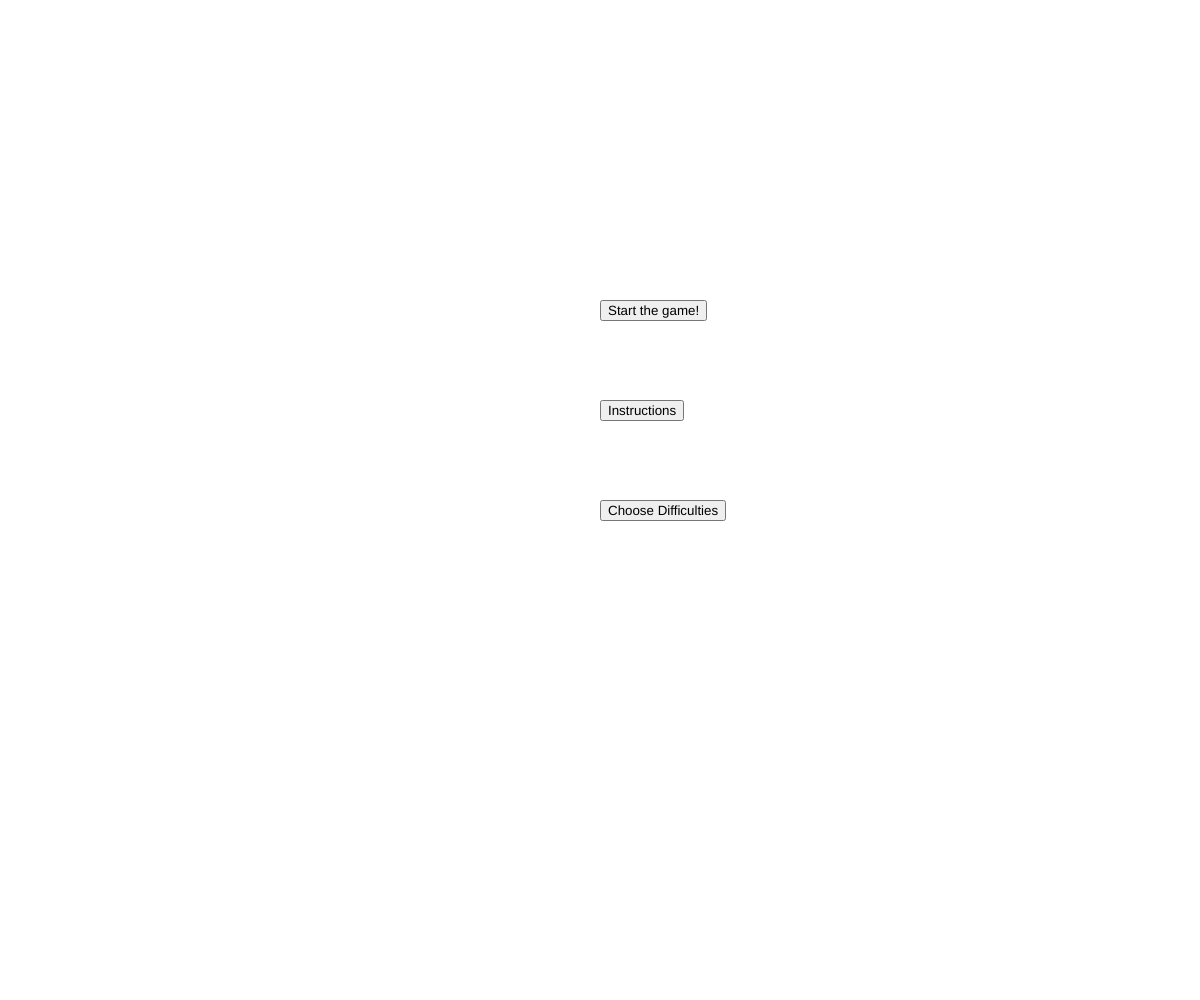
Frame 1 (no input)
Frame 60 (no input): identical to frame 1, image omitted
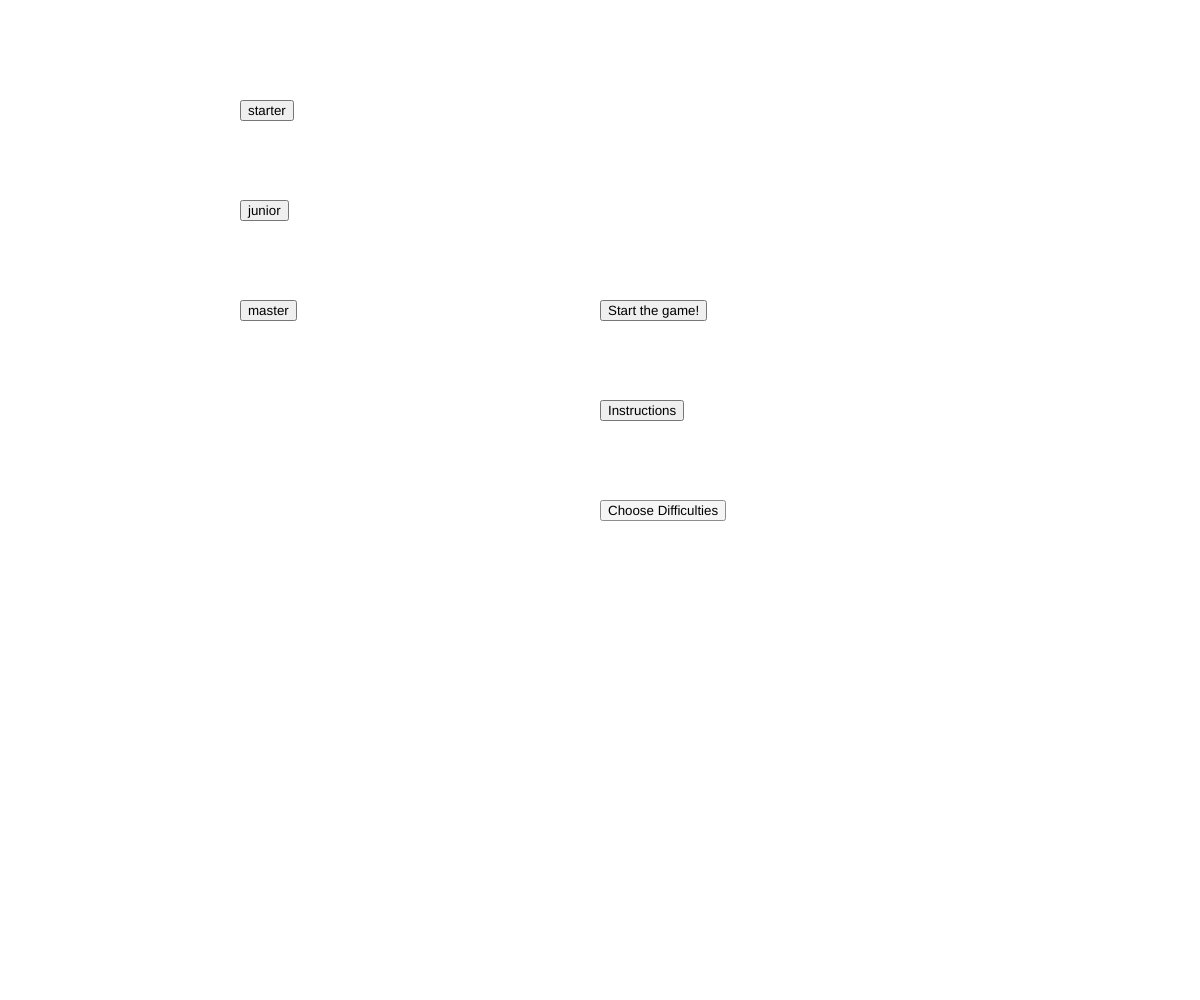
Frame 120 (the mouse pressed at the canvas centre since frame 60)

The p5.js sketch that drew these frames (run headless with seeded random() and noise() and a simulated clock; from frame 60 on, the mouse is pressed at the canvas centre):

// p5.js sketch
// ── sketch.js
var score = 0;
var lastSwing = 0;
var size_of_heart=100;
var offset_x = 75;
var flag = true;
var lives=["life","life","life"];
var Game_Start = false;
var word;
var MisrepresentList = [];
var DifficultiesLevel;
const GoodWorods = ["Committed",
    "Flexible ",
    "Engaged",
    "Reliable",
    "Responsible",
    "Actively listen",
    "Respectful",
    "Helpful",
    "Cooperated",
    "Problem solvers",
    "Willing To Learn",
    "Knowledgeable",
    "Positive attitude",
    "Selfcontrol",
    "Sense of justice"
]

const NegtiveWords = ["Domination",
    "Selfish",
    "Ego",
    "Stressful",
    "Refuse feedback",
    "Micromanage",
    "Unethical",
    "Biased",
    "Blame",
    "Inconsistency",
    "Inconsideration",
    "Apathy",
    "Rudeness",
    "Aimless",
    "Low Tolerance"
]


function setup() {
    createCanvas(windowWidth, windowHeight);
    noStroke();
    // textSize(width*0.09);
    // noLoop();
    smooth();
    InitialGame();
}

function InitialGame(){
    // GamepadButton(100,200);
    start_button = createButton('Start the game!');
    start_button.position(windowWidth/2,windowHeight/2-200);
    start_button.mousePressed(changeTostart);
    
    describe_button = createButton('Instructions');
    describe_button.position(windowWidth/2,windowHeight/2-100);
    describe_button.mousePressed(DisplayInstruction);

    difficulty_button = createButton('Choose Difficulties');
    difficulty_button.position(windowWidth/2,windowHeight/2);
    difficulty_button.mousePressed(DifficultiesSelect);

}

function DifficultiesSelect(){
    starter = createButton("starter");
    starter.position(windowWidth/5,windowHeight/10);
    junior = createButton("junior");
    junior.position(windowWidth/5,(windowHeight/10)*2);
    master = createButton("master");
    master.position(windowWidth/5,(windowHeight/10)*3);
    starter.mousePressed(() => {
        DifficultiesLevel = 50;
        starter.hide();
        junior.hide();
        master.hide();
    });
    junior.mousePressed(() => {
        DifficultiesLevel = 35;
        starter.hide();
        junior.hide();
        master.hide();
    });
    master.mousePressed(() => {
        DifficultiesLevel = 25;
        starter.hide();
        junior.hide();
        master.hide();
    });
}

function DisplayInstruction(){
    alert("In this game, you will learn what kinds personalities will be appreciated in teamwork!")
}

function changeTostart() {
    if(DifficultiesLevel==undefined){
        alert("Please select the game Level")
        retrurn;
    }
    Game_Start=true;
    word = selectWord();
    start_button.hide();
    describe_button.hide();
    difficulty_button.hide();
    
  }

//Choose a word from words list
function selectWord(){
    var WhichArray =  Math.round(Math.random());
    var pick_num = Math.round(Math.random()*(GoodWorods.length-1));
    var word;
    if (WhichArray==0){
        word = GoodWorods[pick_num];
        flag=true;

    }else {
        word = NegtiveWords[pick_num];
        flag=false;
    }
    return word;
}   

//Draw hearts
function heart(x, y, size) {
    beginShape();
    vertex(x, y);
    bezierVertex(x - size / 2, y - size / 2, x - size, y + size / 3, x, y + size);
    bezierVertex(x + size, y + size / 3, x + size / 2, y - size / 2, x, y);
    endShape(CLOSE);
  }


function draw() {
    if(Game_Start){

        if (lives.length==0) {
            Game_Start = false;
            alert("You have run out of your lives!");
            alert("Misreprents words: "+ MisrepresentList);
            return;
        };


        frameRate(30);

        background(50,230,100);
        fill(0);
        text("SCORE: "+score,20,120);
        


        fill(255,0,0);
        for(i=1; i<lives.length+1;i++){
            heart(1050+size_of_heart/2+ i*offset_x, 70, size_of_heart/2);
        }
 
        for (let i=0; i < 12; i++) {
            // draw holes for moles!
            fill(30);
            ellipse(width * 0.2 + width * 0.2 * (i%4), // x
                    height * 0.35 + height * 0.2 * floor(i/4), // y
                    width * 0.1, // w
                    height * 0.1 // h
                    );

            // draw moles!
            let x = width * 0.2 + width * 0.2 * (i%4) -height*0.05;
            let y = height * 0.35 + height * 0.2 * floor(i/4) -height*0.11;
            let w = height * 0.1;
            let h = height * 0.15;

            if(frameCount % DifficultiesLevel ==0) {
                word = selectWord();
            }

            if(tan((frameCount+999)/(i*0.89+50))>4) {
                fill(170,100,40);
                textSize(20);

                tempy = y+20;
            
                rect(x, y, w, h);
                if(word.length>=7){
                    tempx = x-20;
                    rect(tempx, y, word.length+w, h);
                    push();
                    fill(250);
        
                    text(word, tempx, tempy, word.length);
                    pop();
            
                }
                else{
                    rect(x, y,  word.length+w, h);
                    push();
                    fill(250);
                    text(word, x, tempy, word.length);
                    pop();
            
                }
            }



            // add points if moles are hit
            if(mouseX > x && mouseX < x+w &&
            mouseY > y && mouseY < y+h &&
            tan((frameCount+999)/(i*0.89+50))> 4 &&
            mouseIsPressed &&
            (frameCount - lastSwing) > 10
            ) {
                if(flag){
                    score ++;
                    lastSwing = frameCount;
                }
                
                else{
                    fill(0);
                    background(255,0,0);
                    alert(word+ " <-- is not a great word for teamwork!")
                
                    lives.pop();
                    lastSwing = frameCount;
                    MisrepresentList.push(word);
                }
                
                
            }
        }
    }
}
